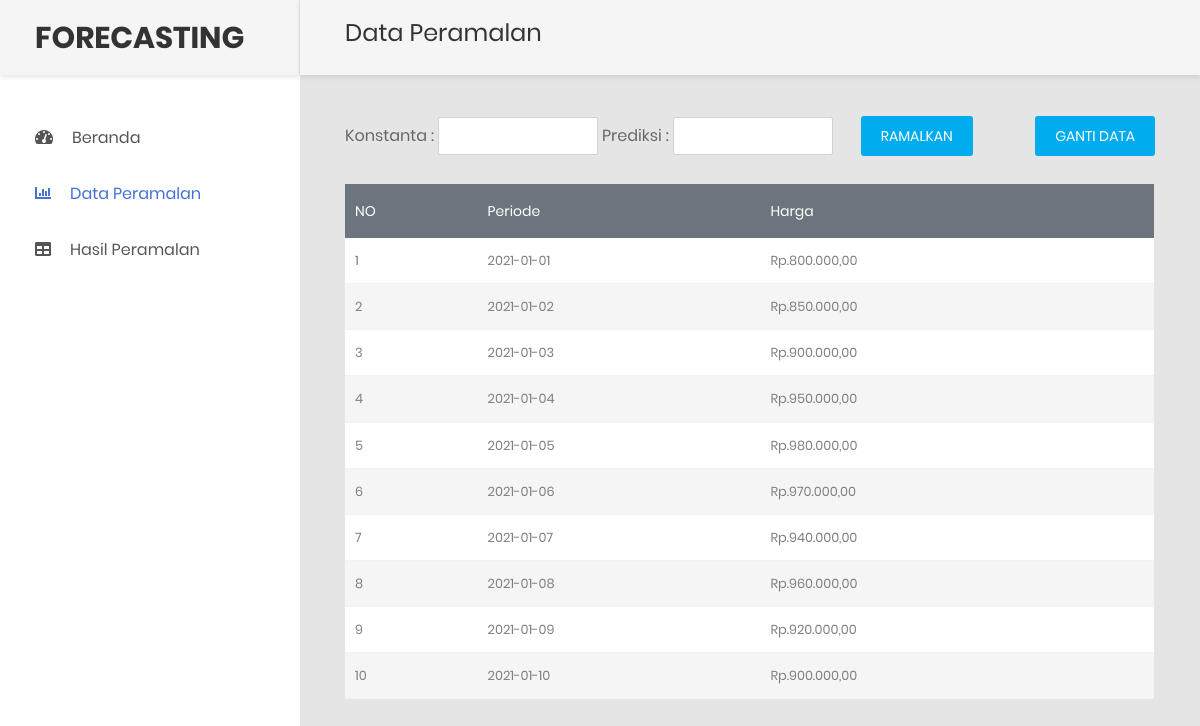
/upload.php, run on the app's committed database.
### tables this page shows
CREATE TABLE `data_forecasting` (
  `periode` date NOT NULL,
  `harga` int(11) NOT NULL
);

### upload.php (the view, shortened to what this page needs)
<?php
include "koneksi.php";
?>
<!DOCTYPE html>
<html lang="en">
<head>
    <link href="css/font-face.css" rel="stylesheet" media="all">
    <link href="vendor/font-awesome-4.7/css/font-awesome.min.css" rel="stylesheet" media="all">
    <link href="vendor/font-awesome-5/css/fontawesome-all.min.css" rel="stylesheet" media="all">
    <link href="vendor/mdi-font/css/material-design-iconic-font.min.css" rel="stylesheet" media="all">
    <link href="vendor/bootstrap-4.1/bootstrap.min.css" rel="stylesheet" media="all">
    <link href="vendor/animsition/animsition.min.css" rel="stylesheet" media="all">
    <link href="vendor/bootstrap-progressbar/bootstrap-progressbar-3.3.4.min.css" rel="stylesheet" media="all">
    <link href="vendor/wow/animate.css" rel="stylesheet" media="all">
    <link href="vendor/css-hamburgers/hamburgers.min.css" rel="stylesheet" media="all">
    <link href="vendor/slick/slick.css" rel="stylesheet" media="all">
    <link href="vendor/select2/select2.min.css" rel="stylesheet" media="all">
    <link href="vendor/perfect-scrollbar/perfect-scrollbar.css" rel="stylesheet" media="all">
    <link href="css/theme.css" rel="stylesheet" media="all">
</head>
<body class="animsition">
    <div class="page-wrapper">
        <aside class="menu-sidebar d-none d-lg-block">
            <div class="logo">
                <a href="index.php">
                    <h2>FORECASTING</h2>
                </a>
            </div>
            <div class="menu-sidebar__content js-scrollbar1">
                <nav class="navbar-sidebar">
                    <ul class="list-unstyled navbar__list">
                        <li>
                            <a class="js-arrow" href="index.php">
                                <i class="fas fa-tachometer-alt"></i>Beranda</a>
                        </li>
                        <li class="active">
                            <a href="#">
                                <i class="fas fa-chart-bar"></i>Data Peramalan</a>
                        </li>
                        <li>
                            <a href="#" >
                                <i class="fas fa-table"></i>Hasil Peramalan</a>
                        </li>
                    </ul>
                </nav>
            </div>
        </aside>
        <div class="page-container">
            <header class="header-desktop">
                <div class="section__content section__content--p30">
                    <div class="container-fluid">
                        <div class="header-wrap">
                            <h2 class="title-3 ">Data Peramalan</h2>
                        </div>
                    </div>
                </div>
            </header>
            <div class="main-content">
                <div class="section__content section__content--p30">
                    <div class="row">
                        <div class="col-md-12">
                            <div class="container-fluid">
                                <div class="table-data__tool">
                                    <div class="table-data__tool-left">
                                        <form action="hasil.php" method="get"class="form-horizontal">
                                            <div class="rs-select2--light rs-select2">
                                                <p>Konstanta :</p>
                                            </div>
                                            <div class="rs-select2--light rs-select2--md">
                                                <?php
                                                if(isset($_GET['konstanta'])){
                                                    $konstanta = $_GET['konstanta'] ?>
                                                    <input type="number" name="konstanta" id="konstanta" class="form-control" value="<?php  echo $konstanta ?>" required/>
                                                    <?php }else{ ?>
                                                    <input type="number" name="konstanta" id="konstanta" class="form-control" required/>
                                                    <?php } ?>
                                            </div>
                                            <div class="rs-select2--light rs-select2">
                                                <p>Prediksi :</p>
                                            </div>
                                            <div class="rs-select2--light rs-select2--md">
                                                <?php
                                                if(isset($_GET['prediksi'])){
                                                    $prediksi = $_GET['prediksi'] ?>
                                                    <input type="number" name="prediksi" id="prediksi" class="form-control" value="<?php  echo $prediksi ?>" required/>
                                                    <?php }else{ ?>
                                                    <input type="number" name="prediksi" id="prediksi" class="form-control" required/>
                                                    <?php } ?>
                                            </div>
                                            <div class="rs-select2--light rs-select2--md">
                                                <div class="text-center">
                                                    <button class="au-btn au-btn-icon au-btn--blue2 au-btn--small">Ramalkan</button>
                                                </div>
                                            </div>
                                        </form>
                                    </div>
                                    <div class="table-data__tool-right">
                                        <a href=index.php>
                                            <button class="au-btn au-btn-icon au-btn--blue2 au-btn--small">
                                                Ganti Data
                                            </button>
                                        </a>
                                    </div>
                                </div>
                                <div class="table-responsive table-data">
                                    <table class="table table-borderless table-striped table-earning">
                                        <thead>
                                            <tr>
                                                <th>NO</th>
                                                <th>Periode</th>
                                                <th>Harga</th>
                                            </tr>
                                        </thead>
                                        <tbody>
                                            <?php
                                            $no=1;
                                            $tampil = mysqli_query($koneksi,"SELECT * FROM data_forecasting ORDER BY periode");
                                            while($data=mysqli_fetch_array($tampil)){
                                            ?>
                                            <tr>
                                                <td><?php echo $no++ ?></td>
                                                <td><?php echo $data ['periode'];?></td>
                                                <td>Rp.<?php echo number_format($data['harga'],2,",",".");?></td>
                                            </tr>
                                            <?php } ?>
                                        </tbody>
                                    </table>
                                </div>
                            </div>
                        </div>
                    </div>
                </div>
            </div>
        </div>
    </div>
</body>
</html>

### data on the page
data_forecasting: periode "2021-01-01", harga "800.000,00"
data_forecasting: periode "2021-01-02", harga "850.000,00"
data_forecasting: periode "2021-01-03", harga "900.000,00"
data_forecasting: periode "2021-01-04", harga "950.000,00"
data_forecasting: periode "2021-01-05", harga "980.000,00"
data_forecasting: periode "2021-01-06", harga "970.000,00"
data_forecasting: periode "2021-01-07", harga "940.000,00"
data_forecasting: periode "2021-01-08", harga "960.000,00"
data_forecasting: periode "2021-01-09", harga "920.000,00"
data_forecasting: periode "2021-01-10", harga "900.000,00"
